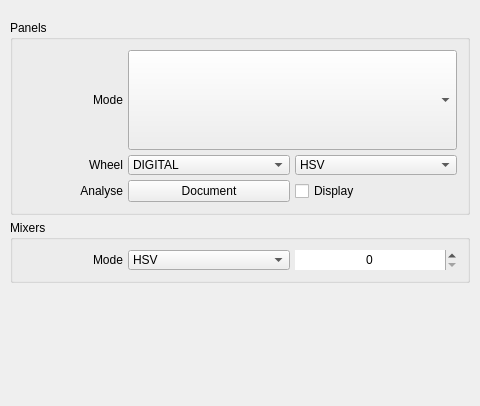
            <widget class="QWidget" name="scroll_area_contents_option">
             <property name="geometry">
              <rect>
               <x>0</x>
               <y>0</y>
               <width>480</width>
               <height>406</height>
              </rect>
             </property>
             <layout class="QVBoxLayout" name="scroll_area_contents_option_layout">
              <property name="spacing">
               <number>5</number>
              </property>
              <property name="leftMargin">
               <number>10</number>
              </property>
              <property name="topMargin">
               <number>20</number>
              </property>
              <property name="rightMargin">
               <number>10</number>
              </property>
              <property name="bottomMargin">
               <number>10</number>
              </property>
              <item>
               <widget class="QGroupBox" name="group_panels">
                <property name="sizePolicy">
                 <sizepolicy hsizetype="Ignored" vsizetype="Fixed">
                  <horstretch>0</horstretch>
                  <verstretch>0</verstretch>
                 </sizepolicy>
                </property>
                <property name="focusPolicy">
                 <enum>Qt::NoFocus</enum>
                </property>
                <property name="title">
                 <string>Panels</string>
                </property>
                <layout class="QGridLayout" name="group_panels_layout">
                 <property name="leftMargin">
                  <number>10</number>
                 </property>
                 <property name="topMargin">
                  <number>10</number>
                 </property>
                 <property name="rightMargin">
                  <number>10</number>
                 </property>
                 <property name="bottomMargin">
                  <number>10</number>
                 </property>
                 <property name="spacing">
                  <number>5</number>
                 </property>
                 <item row="1" column="0">
                  <widget class="QLabel" name="wheel_label">
                   <property name="sizePolicy">
                    <sizepolicy hsizetype="Preferred" vsizetype="Fixed">
                     <horstretch>0</horstretch>
                     <verstretch>0</verstretch>
                    </sizepolicy>
                   </property>
                   <property name="minimumSize">
                    <size>
                     <width>100</width>
                     <height>0</height>
                    </size>
                   </property>
                   <property name="maximumSize">
                    <size>
                     <width>100</width>
                     <height>20</height>
                    </size>
                   </property>
                   <property name="text">
                    <string>Wheel</string>
                   </property>
                   <property name="alignment">
                    <set>Qt::AlignRight|Qt::AlignTrailing|Qt::AlignVCenter</set>
                   </property>
                  </widget>
                 </item>
                 <item row="1" column="1">
                  <widget class="QComboBox" name="wheel_mode">
                   <property name="sizePolicy">
                    <sizepolicy hsizetype="Ignored" vsizetype="Fixed">
                     <horstretch>0</horstretch>
                     <verstretch>0</verstretch>
                    </sizepolicy>
                   </property>
                   <property name="maximumSize">
                    <size>
                     <width>16777215</width>
                     <height>20</height>
                    </size>
                   </property>
                   <item>
                    <property name="text">
                     <string>DIGITAL</string>
                    </property>
                   </item>
                   <item>
                    <property name="text">
                     <string>ANALOG</string>
                    </property>
                   </item>
                  </widget>
                 </item>
                 <item row="1" column="2">
                  <widget class="QComboBox" name="wheel_space">
                   <property name="sizePolicy">
                    <sizepolicy hsizetype="Ignored" vsizetype="Fixed">
                     <horstretch>0</horstretch>
                     <verstretch>0</verstretch>
                    </sizepolicy>
                   </property>
                   <property name="maximumSize">
                    <size>
                     <width>16777215</width>
                     <height>20</height>
                    </size>
                   </property>
                   <item>
                    <property name="text">
                     <string>HSV</string>
                    </property>
                   </item>
                   <item>
                    <property name="text">
                     <string>HSL</string>
                    </property>
                   </item>
                   <item>
                    <property name="text">
                     <string>HCY</string>
                    </property>
                   </item>
                   <item>
                    <property name="text">
                     <string>ARD</string>
                    </property>
                   </item>
                  </widget>
                 </item>
                 <item row="0" column="1" colspan="2">
                  <widget class="QComboBox" name="panel_index">
                   <property name="sizePolicy">
                    <sizepolicy hsizetype="Ignored" vsizetype="Fixed">
                     <horstretch>0</horstretch>
                     <verstretch>0</verstretch>
                    </sizepolicy>
                   </property>
                   <property name="minimumSize">
                    <size>
                     <width>0</width>
                     <height>100</height>
                    </size>
                   </property>
                   <property name="maximumSize">
                    <size>
                     <width>16777215</width>
                     <height>100</height>
                    </size>
                   </property>
                   <property name="focusPolicy">
                    <enum>Qt::WheelFocus</enum>
                   </property>
                   <property name="iconSize">
                    <size>
                     <width>80</width>
                     <height>80</height>
                    </size>
                   </property>
                  </widget>
                 </item>
                 <item row="0" column="0">
                  <widget class="QLabel" name="panel_index_label">
                   <property name="sizePolicy">
                    <sizepolicy hsizetype="Preferred" vsizetype="Fixed">
                     <horstretch>0</horstretch>
                     <verstretch>0</verstretch>
                    </sizepolicy>
                   </property>
                   <property name="minimumSize">
                    <size>
                     <width>100</width>
                     <height>20</height>
                    </size>
                   </property>
                   <property name="maximumSize">
                    <size>
                     <width>100</width>
                     <height>20</height>
                    </size>
                   </property>
                   <property name="focusPolicy">
                    <enum>Qt::NoFocus</enum>
                   </property>
                   <property name="text">
                    <string>Mode</string>
                   </property>
                   <property name="alignment">
                    <set>Qt::AlignRight|Qt::AlignTrailing|Qt::AlignVCenter</set>
                   </property>
                  </widget>
                 </item>
                 <item row="2" column="0">
                  <widget class="QLabel" name="analyse_label">
                   <property name="sizePolicy">
                    <sizepolicy hsizetype="Preferred" vsizetype="Fixed">
                     <horstretch>0</horstretch>
                     <verstretch>0</verstretch>
                    </sizepolicy>
                   </property>
                   <property name="minimumSize">
                    <size>
                     <width>100</width>
                     <height>0</height>
                    </size>
                   </property>
                   <property name="maximumSize">
                    <size>
                     <width>100</width>
                     <height>20</height>
                    </size>
                   </property>
                   <property name="text">
                    <string>Analyse</string>
                   </property>
                   <property name="alignment">
                    <set>Qt::AlignRight|Qt::AlignTrailing|Qt::AlignVCenter</set>
                   </property>
                  </widget>
                 </item>
                 <item row="2" column="2">
                  <widget class="QCheckBox" name="analyse_display">
                   <property name="sizePolicy">
                    <sizepolicy hsizetype="Ignored" vsizetype="Fixed">
                     <horstretch>0</horstretch>
                     <verstretch>0</verstretch>
                    </sizepolicy>
                   </property>
                   <property name="maximumSize">
                    <size>
                     <width>16777215</width>
                     <height>20</height>
                    </size>
                   </property>
                   <property name="focusPolicy">
                    <enum>Qt::NoFocus</enum>
                   </property>
                   <property name="text">
                    <string>Display</string>
                   </property>
                  </widget>
                 </item>
                 <item row="2" column="1">
                  <widget class="QPushButton" name="analyse_document">
                   <property name="focusPolicy">
                    <enum>Qt::NoFocus</enum>
                   </property>
                   <property name="text">
                    <string>Document</string>
                   </property>
                  </widget>
                 </item>
                </layout>
               </widget>
              </item>
              <item>
               <widget class="QGroupBox" name="group_mixers">
                <property name="title">
                 <string>Mixers</string>
                </property>
                <layout class="QGridLayout" name="group_mixers_layout">
                 <property name="leftMargin">
                  <number>10</number>
                 </property>
                 <property name="topMargin">
                  <number>10</number>
                 </property>
                 <property name="rightMargin">
                  <number>10</number>
                 </property>
                 <property name="bottomMargin">
                  <number>10</number>
                 </property>
                 <property name="spacing">
                  <number>5</number>
                 </property>
                 <item row="0" column="0">
                  <widget class="QLabel" name="mixer_label">
                   <property name="sizePolicy">
                    <sizepolicy hsizetype="Preferred" vsizetype="Fixed">
                     <horstretch>0</horstretch>
                     <verstretch>0</verstretch>
                    </sizepolicy>
                   </property>
                   <property name="minimumSize">
                    <size>
                     <width>100</width>
                     <height>0</height>
                    </size>
                   </property>
                   <property name="maximumSize">
                    <size>
                     <width>100</width>
                     <height>20</height>
                    </size>
                   </property>
                   <property name="text">
                    <string>Mode</string>
                   </property>
                   <property name="alignment">
                    <set>Qt::AlignRight|Qt::AlignTrailing|Qt::AlignVCenter</set>
                   </property>
                  </widget>
                 </item>
                 <item row="0" column="1">
                  <widget class="QComboBox" name="mixer_space">
                   <property name="sizePolicy">
                    <sizepolicy hsizetype="Ignored" vsizetype="Fixed">
                     <horstretch>0</horstretch>
                     <verstretch>0</verstretch>
                    </sizepolicy>
                   </property>
                   <property name="maximumSize">
                    <size>
                     <width>16777215</width>
                     <height>20</height>
                    </size>
                   </property>
                   <property name="currentIndex">
                    <number>5</number>
                   </property>
                   <item>
                    <property name="text">
                     <string>A</string>
                    </property>
                   </item>
                   <item>
                    <property name="text">
                     <string>RGB</string>
                    </property>
                   </item>
                   <item>
                    <property name="text">
                     <string>CMYK</string>
                    </property>
                   </item>
                   <item>
                    <property name="text">
                     <string>RYB</string>
                    </property>
                   </item>
                   <item>
                    <property name="text">
                     <string>YUV</string>
                    </property>
                   </item>
                   <item>
                    <property name="text">
                     <string>HSV</string>
                    </property>
                   </item>
                   <item>
                    <property name="text">
                     <string>HSL</string>
                    </property>
                   </item>
                   <item>
                    <property name="text">
                     <string>HCY</string>
                    </property>
                   </item>
                   <item>
                    <property name="text">
                     <string>ARD</string>
                    </property>
                   </item>
                   <item>
                    <property name="text">
                     <string>XYZ</string>
                    </property>
                   </item>
                   <item>
                    <property name="text">
                     <string>XYY</string>
                    </property>
                   </item>
                   <item>
                    <property name="text">
                     <string>LAB</string>
                    </property>
                   </item>
                   <item>
                    <property name="text">
                     <string>LCH</string>
                    </property>
                   </item>
                  </widget>
                 </item>
                 <item row="0" column="2">
                  <widget class="QSpinBox" name="mixer_count">
                   <property name="sizePolicy">
                    <sizepolicy hsizetype="Ignored" vsizetype="Fixed">
                     <horstretch>0</horstretch>
                     <verstretch>0</verstretch>
                    </sizepolicy>
                   </property>
                   <property name="maximumSize">
                    <size>
                     <width>16777215</width>
                     <height>20</height>
                    </size>
                   </property>
                   <property name="focusPolicy">
                    <enum>Qt::WheelFocus</enum>
                   </property>
                   <property name="frame">
                    <bool>false</bool>
                   </property>
                   <property name="alignment">
                    <set>Qt::AlignCenter</set>
                   </property>
                   <property name="minimum">
                    <number>0</number>
                   </property>
                   <property name="maximum">
                    <number>50</number>
                   </property>
                   <property name="value">
                    <number>0</number>
                   </property>
                  </widget>
                 </item>
                </layout>
               </widget>
              </item>
              <item>
               <spacer name="vertical_spacer_option">
                <property name="focusPolicy">
                 <enum>Qt::NoFocus</enum>
                </property>
                <property name="orientation">
                 <enum>Qt::Vertical</enum>
                </property>
                <property name="sizeType">
                 <enum>QSizePolicy::Expanding</enum>
                </property>
                <property name="sizeHint" stdset="0">
                 <size>
                  <width>0</width>
                  <height>0</height>
                 </size>
                </property>
               </spacer>
              </item>
             </layout>
            </widget>
